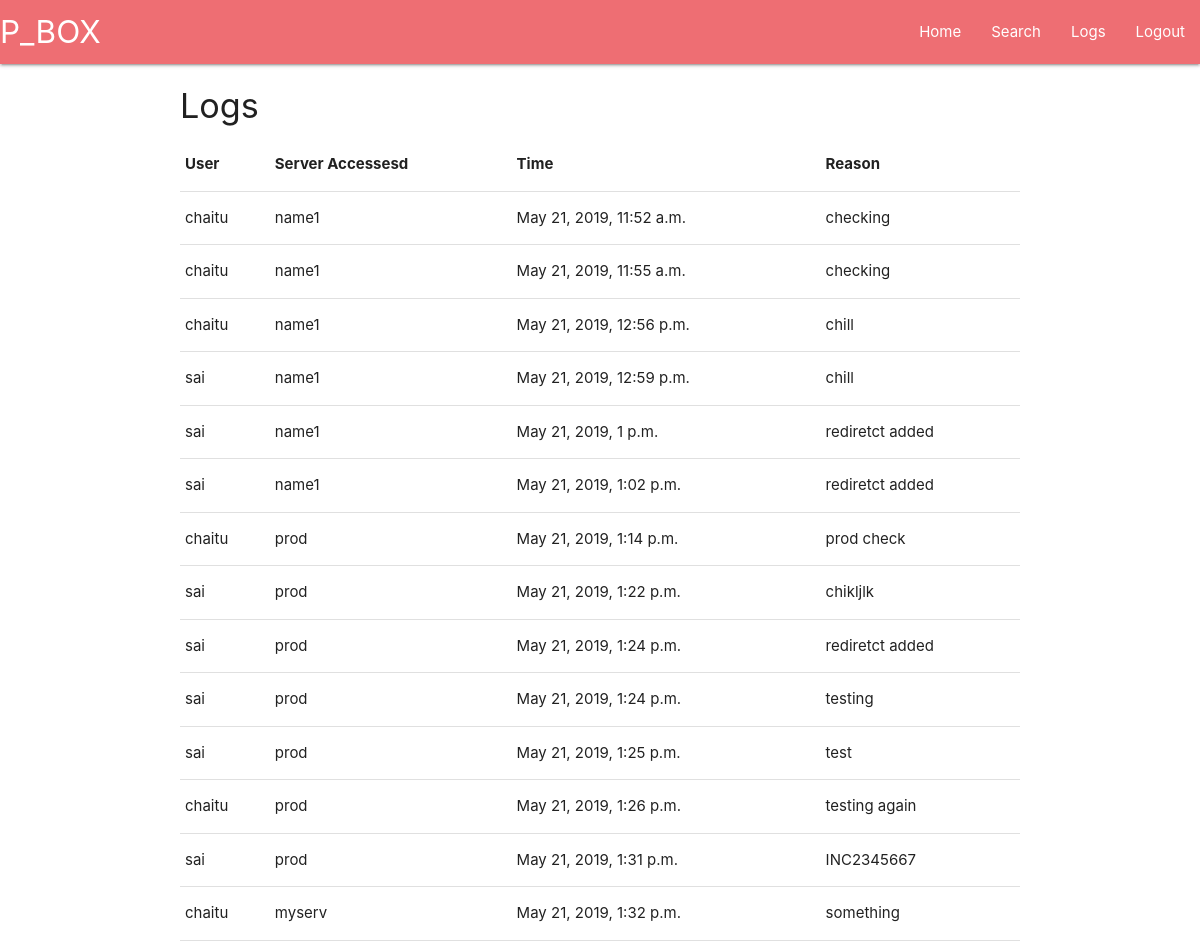
The page /logs/ (signed in) on the database as committed earlier.
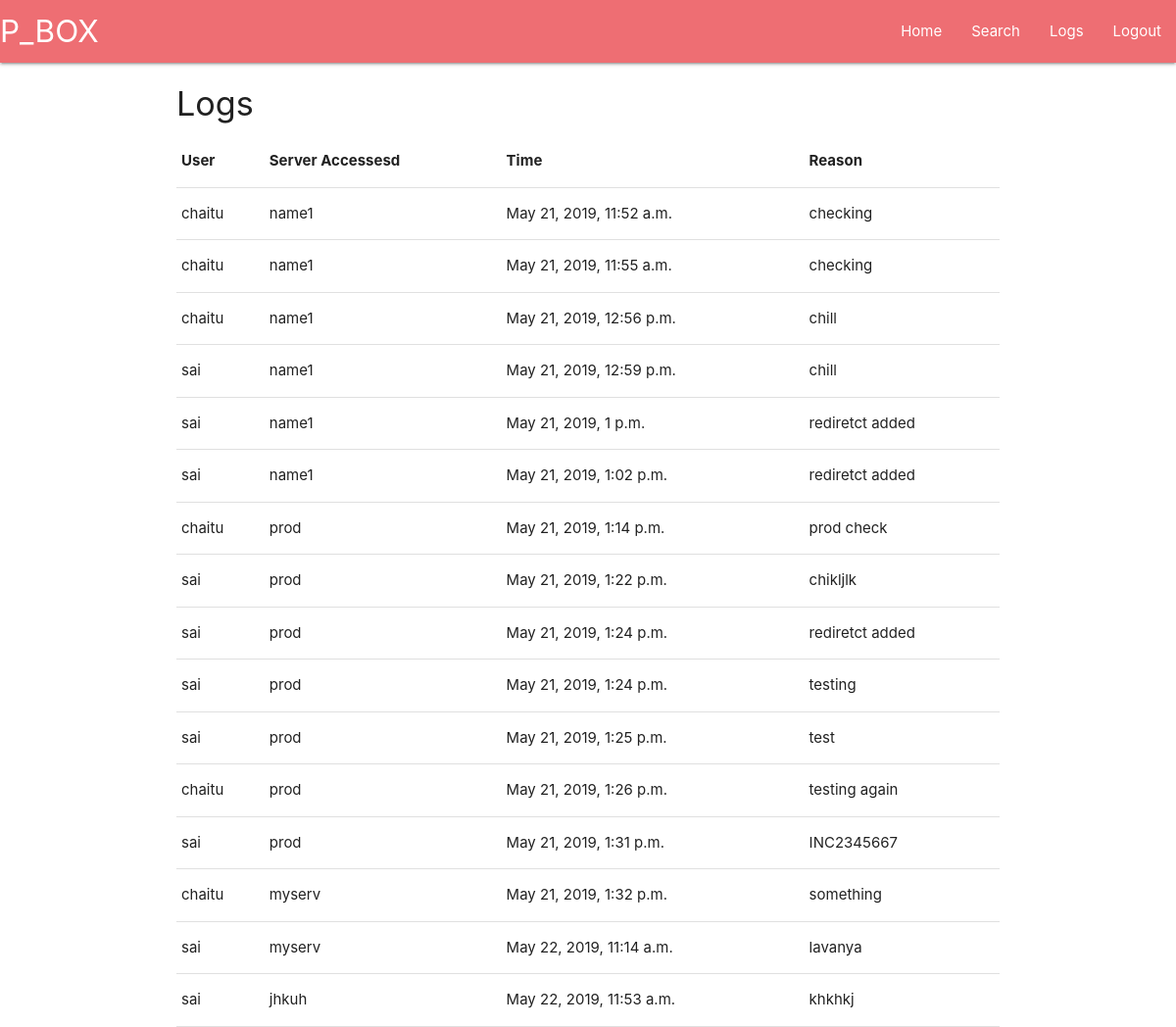
The same page on the database as committed later.
### main/models.py (models this page shows)
class Logs(models.Model):
    serv_name = models.CharField(max_length=50)
    user_accessed = models.CharField(max_length=50)
    time_of_access = models.DateTimeField(default=timezone.now)
    reason = models.CharField(max_length=50)
    class Meta:
        verbose_name_plural ='ServerDetails'

### main/views.py (the view)
# urls.py: path('logs/', views.view_logs,name="logs"),
@login_required
def view_logs(request):
    logs = Logs.objects.all()
    return render(request, "main/logs.html", {'logs': logs})

### main/templates/main/logs.html
{% extends "main/header.html" %}
{% block content %}
<span class="flow-text"> <h4 > Logs</h4> </span>
    <table class="highlight">
        <thead>
          <tr>
              <th>User</th>
              <th>Server Accessesd</th>
              <th>Time</th>
              <th>Reason</th>
          </tr>
        </thead>
        <tbody>
        {% for log in logs  %}
          <tr>
              <td> {{log.user_accessed}} </td>
              <td>{{log.serv_name}}</td>
              <td>{{log.time_of_access}}</td>
              <td>{{log.reason}}</td>
          </tr>
        {% endfor %}
        </tbody>
    </table>
{% endblock %}

Rows that differ between the two databases and show on the page:
added Logs: user_accessed "sai", serv_name "myserv", time_of_access "May 22, 2019, 11:14 a.m.", reason "lavanya"
added Logs: user_accessed "sai", serv_name "jhkuh", time_of_access "May 22, 2019, 11:53 a.m.", reason "khkhkj"
